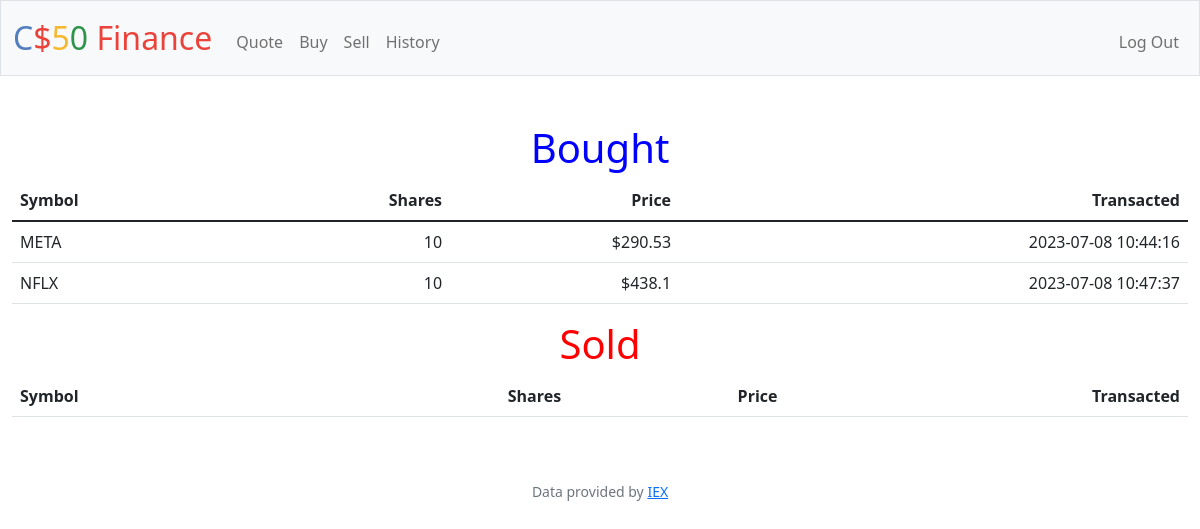
Screenshot of /history (signed in) with the database file from the repository.
### tables this page shows
CREATE TABLE infom2 (symbol TEXT NOT NULL, shares INTEGER NOT NULL, price NUMERIC NOT NULL, user_id INTEGER ,date DATETIME DEFAULT CURRENT_TIMESTAMP , FOREIGN KEY(user_id) REFERENCES users(id));

### app.py (the view)
@app.route("/history")
@login_required
def history():
    data_buy = db.execute("SELECT symbol, shares, price, date FROM infom2 WHERE user_id = ?", session["user_id"])
    data_sold = db.execute("SELECT symbol , shares, price, time FROM sold WHERE user_id = ?", session["user_id"])
    return render_template("history.html",bought = data_buy,sold = data_sold)

### app.py (called while the page is built)
@app.after_request
def after_request(response):
    response.headers["Cache-Control"] = "no-cache, no-store, must-revalidate"
    response.headers["Expires"] = 0
    response.headers["Pragma"] = "no-cache"
    return response

### helpers.py (called while the page is built)
def login_required(f):
    @wraps(f)
    def decorated_function(*args, **kwargs):
        if session.get("user_id") is None:
            return redirect("/login")
        return f(*args, **kwargs)
    return decorated_function

### templates/history.html (shortened to what this page needs)
{% extends "layout.html" %}
{% block main %}
<h1 id = "bought">Bought</h1>
    <table class = "table">
        <thead>
            <tr>
                <th class="text-start">Symbol</th>
                <th class="text-end">Shares</th>
                <th class="text-end">Price</th>
                <th class="text-end">Transacted</th>
            </tr>
        </thead>
        <tbody>
            {% for i in bought  %}
            <tr>
                <td class="text-start">{{i["symbol"]}}</td>
                <td class="text-end">{{i["shares"]}}</td>
                <td class="text-end">${{i["price"]}}</td>
                <td class="text-end">{{i["date"]}}</td>
            </tr>
            {% endfor %}
        </tbody>
    </table>
    <h1 id = "sold" >Sold</h1>
    <table class = "table">
        <thead>
            <tr>
                <th class="text-start">Symbol</th>
                <th class="text-end">Shares</th>
                <th class="text-end">Price</th>
                <th class="text-end">Transacted</th>
            </tr>
        </thead>
    </table>
{% endblock %}

### static/styles.css (style rules this page uses)
#bought { color:blue; }
#sold { color:red; }

### rows the page displays
infom2: symbol "META", shares "10", price "290.53", date "2023-07-08 10:44:16"
infom2: symbol "NFLX", shares "10", price "438.1", date "2023-07-08 10:47:37"
